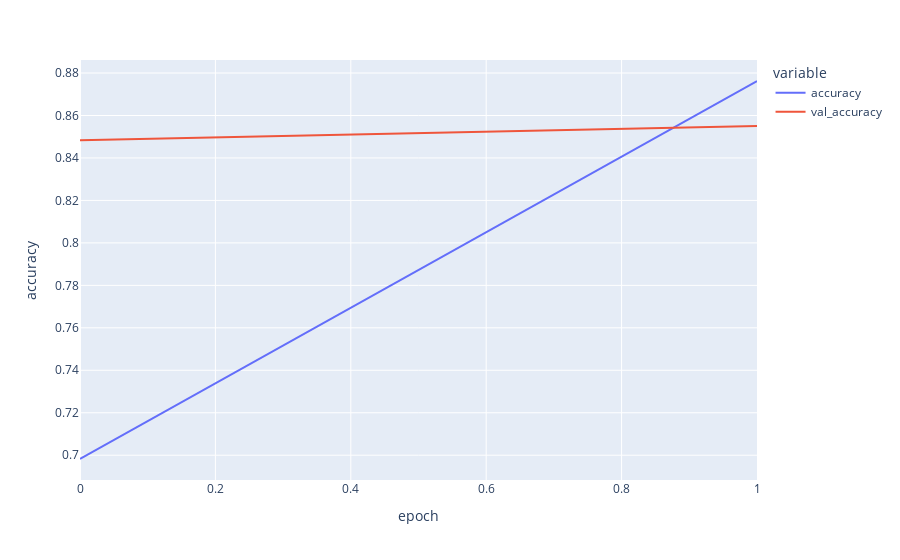

Notebook source saved alongside this figure:
### Code cell
fig = px.line(
    history.history, y=['accuracy', 'val_accuracy'],
    labels={'index': 'epoch', 'value': 'accuracy'}
)

fig.show()

### Figure 1 — Plotly figure (JSON) as saved in the notebook; plotly's stock layout.template omitted (floating-point values rounded to 4 significant figures)
{"data": [{"hovertemplate": "variable=accuracy<br>epoch=%{x}<br>accuracy=%{y}<extra></extra>", "legendgroup": "accuracy", "line": {"color": "#636efa", "dash": "solid"}, "mode": "lines", "name": "accuracy", "orientation": "v", "showlegend": true, "type": "scatter", "x": [0, 1], "xaxis": "x", "y": [0.6982, 0.8762], "yaxis": "y"}, {"hovertemplate": "variable=val_accuracy<br>epoch=%{x}<br>accuracy=%{y}<extra></extra>", "legendgroup": "val_accuracy", "line": {"color": "#EF553B", "dash": "solid"}, "mode": "lines", "name": "val_accuracy", "orientation": "v", "showlegend": true, "type": "scatter", "x": [0, 1], "xaxis": "x", "y": [0.8483, 0.855], "yaxis": "y"}], "layout": {"legend": {"title": {"text": "variable"}, "tracegroupgap": 0}, "margin": {"t": 60}, "xaxis": {"anchor": "y", "domain": [0, 1], "title": {"text": "epoch"}}, "yaxis": {"anchor": "x", "domain": [0, 1], "title": {"text": "accuracy"}}}}
